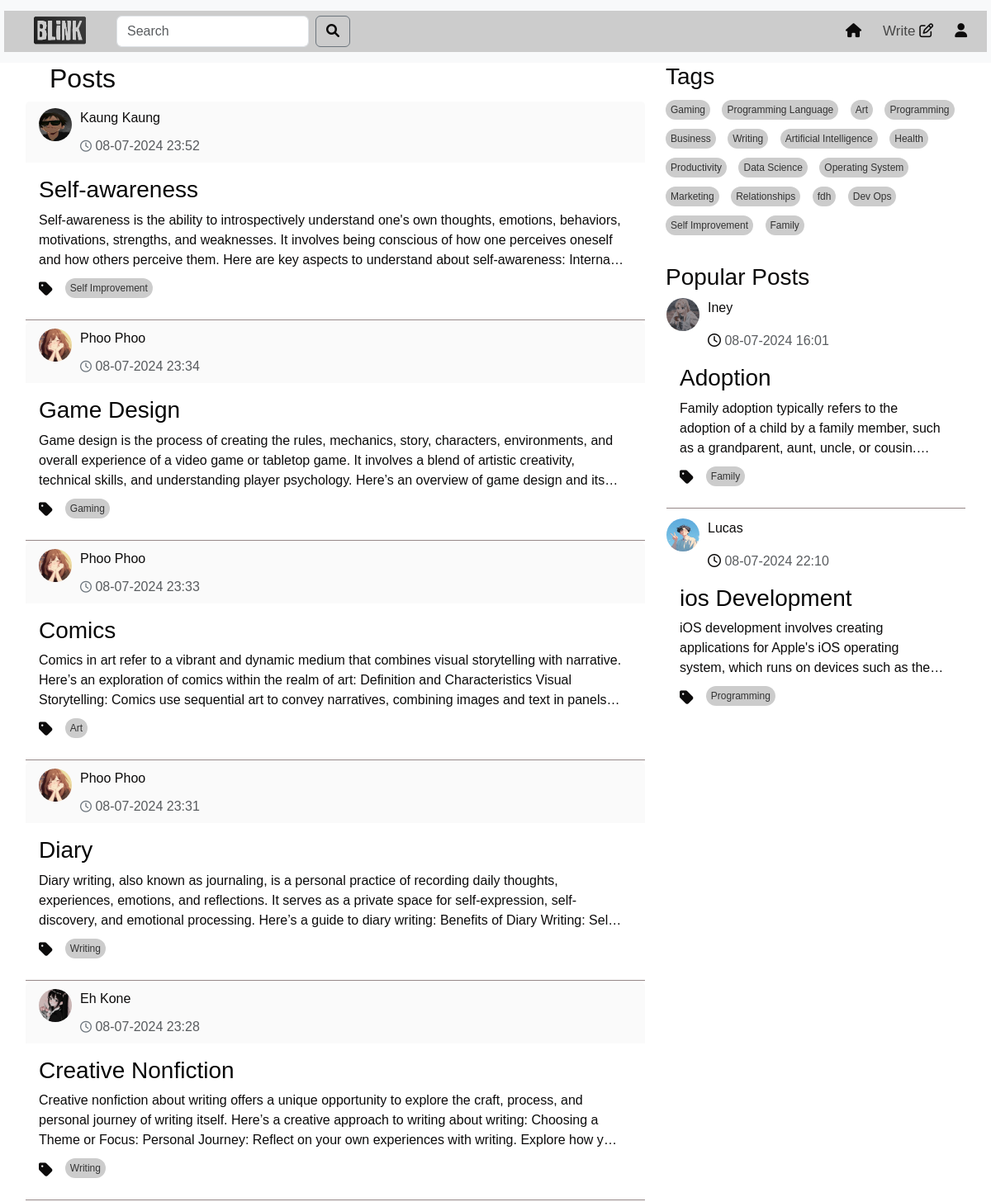
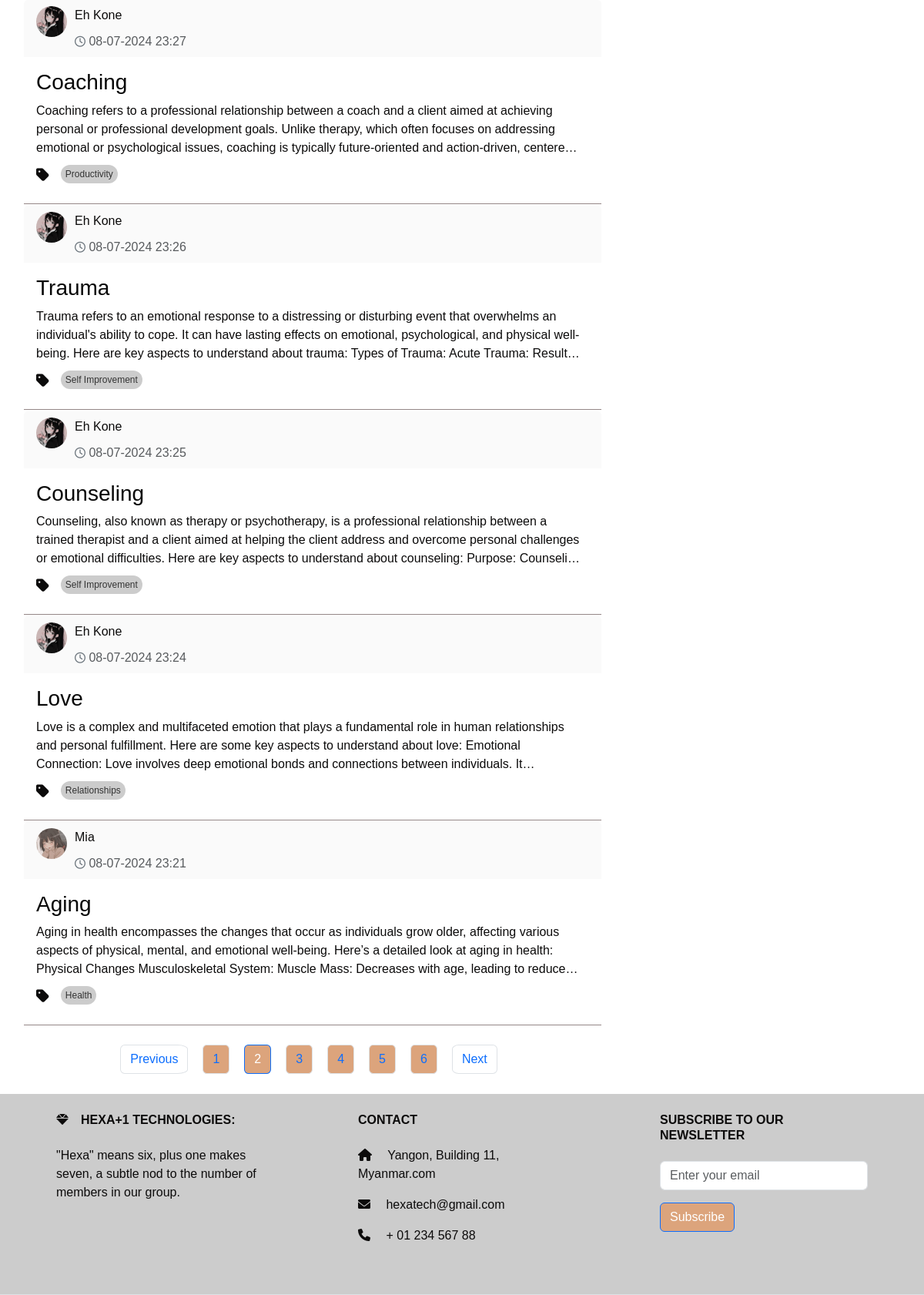
Screenshot of /home?page=2 (signed in) with the database file from the repository (2 pictures, top to bottom).
### models.py (models this page shows, shortened)
class Post(db.Model):
    id = db.Column(db.Integer, primary_key=True)
    title = db.Column(db.Text())
    content = db.Column(db.Text())
    tag = db.Column(db.Text(), nullable=False)
    user_id = db.Column(db.Integer, db.ForeignKey('user.id'), nullable=False)
    created_date = db.Column(db.DateTime,default=datetime.datetime.now)
    likes = db.Column(db.Integer, default=0)
    meta = db.Column(db.Text, nullable=True)
    comments = db.relationship('Comment', backref='post',cascade="all, delete", lazy=True)

class User(UserMixin,db.Model):
    id = db.Column(db.Integer, primary_key=True)
    username = db.Column(db.String(50), unique=True)
    email =db.Column(db.String(50), unique=True)
    password = db.Column(db.String(100))
    bio = db.Column(db.String(50))
    profile_picture = db.Column(db.String(250))
    posts = db.relationship('Post', backref='author', lazy=True)
    comments = db.relationship('Comment', backref='author', lazy=True)

### route.py (the view)
@app.route('/home',methods=['GET', 'POST'])
@login_required
def home(limit=2):
    page = request.args.get('page', 1, type=int)
    per_page = 10  # Number of posts per page
    post = get_posts(page, per_page)  # Assuming you have a function to get paginated posts
    unique_tags = list(set(tag for tag, in Post.query.with_entities(Post.tag).distinct()))
    popular_posts = Post.query.order_by(Post.likes.desc()).limit(limit).all()
    forms=SearchForm()
    query = forms.search.data
    if forms.validate_on_submit():
         search_results = Post.query.filter(Post.title.ilike(f'%{query}%')).all()
         return render_template('search_results.html' ,post=post, search_results =search_results ,
                                form = forms ,popular_posts = popular_posts,tags=unique_tags)
    return render_template("home.html", post=post ,form=forms  ,popular_posts = popular_posts,tags=unique_tags)

### forms.py
class SearchForm(FlaskForm):
    search = StringField('Search ', validators=[DataRequired()])
    submit = SubmitField('Search')

### route.py (called while the page is built)
@login_manager.user_loader
def loader_user(user_id):
    return User.query.get(user_id)

def get_posts(page, per_page, tag=None):
    if tag:
        return Post.query.filter(Post.tag.in_([tag])).paginate(page=page, per_page=per_page, error_out=False)
    return Post.query.order_by(Post.created_date.desc()).paginate(page=page, per_page=per_page, error_out=False)

### templates/home.html (shortened to what this page needs)
<!DOCTYPE html>
<html lang="en">
  <head>
    <link
      href="https://cdn.jsdelivr.net/npm/bootstrap@5.3.3/dist/css/bootstrap.min.css"
      rel="stylesheet"
    />
    <link
      href="https://cdnjs.cloudflare.com/ajax/libs/font-awesome/6.0.0-beta3/css/all.min.css"
      rel="stylesheet"
    />
    <link
      rel="stylesheet"
      href="https://cdnjs.cloudflare.com/ajax/libs/font-awesome/5.15.4/css/all.min.css"
    />
    <link
      href="https://cdnjs.cloudflare.com/ajax/libs/font-awesome/6.0.0-beta3/css/all.min.css"
      rel="stylesheet"
    />
    <link
      href="https://cdn.jsdelivr.net/npm/bootstrap@5.3.3/dist/css/bootstrap.min.css"
      rel="stylesheet"
    />
    <link
      href="https://cdnjs.cloudflare.com/ajax/libs/font-awesome/6.0.0-beta3/css/all.min.css"
      rel="stylesheet"
    />
    <link rel="stylesheet" href="/static/home.css" />
    <link rel="stylesheet" href="/static/topnav.css" />
  </head>
  <body>
    {% include 'topnav.html' %}
    <div class="container">
      <div class="row">
        <div class="col-sm-8">
          <div id="posts-container">
            <h2 style="margin-left:30px"><bold> Posts </bold></h2>
            {% for post in post.items %}
            <div class="card">
              <div
                class="card-header d-flex justify-content-between align-items-center"
              >
                <div class="profile-image">
                  <a
                    class="nav-link"
                    href="{{ url_for('profile',user_id=post.user_id) }}"
                    ><img
                      src="{{ url_for('static', filename='/photo/user_profile/'+post.author.profile_picture) }}"
                      width="60"
                      height="60"
                      alt=""
                  /></a>
                  <div style="width: 300px">
                    <p id="name">
                      <a
                        class="nav-link"
                        href="{{ url_for('profile',user_id=post.user_id) }}"
                        >{{post.author.username}}</a
                      >
                    </p>
                    <p class="text-muted mb-0">
                      <i class="fa-regular fa-clock"></i>
                      {{post.created_date.strftime('%d-%m-%Y %H:%M')}}
                    </p>
                  </div>
                </div>
              </div>
              <div class="card-body">
                <a
                  class="nav-link"
                  href="{{ url_for('full_post',post_id=post.id) }}"
                >
                  <h3 class="card-title">{{post.title}}</h3>
                  <p class="card-text" id="card-description">
                    {{post.meta | safe}}
                  </p>
                  <div class="tags-container">
                    <ul class="list-group list-group-horizontal">
                      <i class="fas fa-tag"></i>
                      <a
                        href="{{ url_for('home_tag',tag=post.tag ) }}"
                        class="tag"
                        >{{post.tag}}
                      </a>
                    </ul>
                  </div>
                </a>
              </div>
              <div
                class="card-end"
                style="border-bottom: #958787 solid 1px"
              ></div>
            </div>
            {% endfor %}
          </div>
          <nav aria-label="Page navigation" class="mt-4">
            <ul class="pagination justify-content-center" style="gap: 10px">
              <li
                class="page-item {% if not post.has_prev %}disabled{% endif %}"
              >
                {% if post.has_prev %}
                <a class="page-link" href="?page={{ post.prev_num }}"
                  >Previous</a
                >
                {% else %}
                <span class="page-link">Previous</span>
                {% endif %}
              </li>
              {% for page_num in post.iter_pages() %} {% if page_num %}
              <li
                class="page-item {% if post.page == page_num %}active{% endif %}"
              >
                <a
                  class="page-link"
                  href="?page={{ page_num }}"
                  style="background-color:  #DCA47C"
                  >{{ page_num }}</a
                >
              </li>
              {% else %}
              <li class="page-item disabled">
                <span class="page-link">...</span>
              </li>
              {% endif %} {% endfor %}
              <li
                class="page-item {% if not post.has_next %}disabled{% endif %}"
              >
                {% if post.has_next %}
                <a class="page-link" href="?page={{ post.next_num }}">Next</a>
                {% else %}
                <span class="page-link">Next</span>
                {% endif %}
              </li>
            </ul>
          </nav>
        </div>
        {% include 'sidenav.html' %}
      </div>
    </div>
    {% include 'footer.html' %}
  </body>
</html>

### templates/sidenav.html (shortened to what this page needs)
<!DOCTYPE html>
<html lang="en">
  <head>
    <link
      href="https://cdn.jsdelivr.net/npm/bootstrap@5.3.3/dist/css/bootstrap.min.css"
      rel="stylesheet"
    />
    <link
      href="https://cdnjs.cloudflare.com/ajax/libs/font-awesome/6.0.0-beta3/css/all.min.css"
      rel="stylesheet"
    />
    <link
      rel="stylesheet"
      href="https://cdnjs.cloudflare.com/ajax/libs/font-awesome/5.15.4/css/all.min.css"
    />
    <link
      href="https://cdnjs.cloudflare.com/ajax/libs/font-awesome/6.0.0-beta3/css/all.min.css"
      rel="stylesheet"
    />
    <link rel="stylesheet" href="/static/home.css" />
  </head>
  <body>
    <div class="col-sm-4 " id="right-column">
      <div class="tags-section">
        <h3>Tags</h3>
        <div class="tags-container">
          {% if tags %} {% for tag in tags %}
          <a href="{{ url_for('home_tag',tag=tag ) }}" class="tag">{{ tag }}</a>
          {% endfor %} {% else %}
          <p>No tags available</p>
          {% endif %}
        </div>
      </div>
      <div class="mt-4">
        <h3>Popular Posts</h3>
        {% for popular_post in popular_posts %}
        <div class="card">
          <div>
            <div class="profile-image">
              <a
                class="nav-link"
                href="{{ url_for('profile',user_id=popular_post.user_id) }}"
                ><img
                  src="{{ url_for('static', filename='/photo/user_profile/'+popular_post.author.profile_picture) }}"
                  width="60"
                  height="60"
                  alt=""
              /></a>
              <div style="width: 300px">
                <p id="name">
                  <a
                    class="nav-link"
                    href="{{ url_for('profile',user_id=popular_post.user_id) }}"
                    >{{popular_post.author.username}}</a
                  >
                </p>
                <p class="text-muted mb-0">
                  <i class="fa-regular fa-clock"></i>
                  {{popular_post.created_date.strftime('%d-%m-%Y %H:%M')}}
                </p>
              </div>
            </div>
          </div>
          <div class="card-body">
            <a
              class="nav-link"
              href="{{ url_for('full_post',post_id=popular_post.id) }}"
            >
              <h3 class="card-title" id="popular">{{popular_post.title}}</h3>
              <p class="card-text" id="card-description">
                {{popular_post.meta |safe }}
              </p>
              <div class="tags-container">
                <ul class="list-group list-group-horizontal">
                  <i class="fas fa-tag"></i>
                  <a
                    href="{{ url_for('home_tag',tag=popular_post.tag ) }}"
                    class="tag"
                    >{{popular_post.tag}}</a
                  >
                </ul>
              </div>
            </a>
          </div>
          <div class="card-end" style="border-bottom: #958787 solid 1px; margin-bottom: 10px;"></div>
        </div>
        {% endfor %}
      </div>
    </div>
  </body>
</html>

### static/home.css (style rules this page uses)
* { color: #0c0b0b; font-family: sans-serif; margin: 0; padding: 0; box-sizing: border-box; }
.container { background: #fff; padding: 0; margin-top: 0; z-index: 1; }
.card { color: #070707; border-color: #ffffff; background-color: #ffffff; }
.card-header { padding: 10px; background-color: #fafafa; border-bottom: 1px solid #ccc; display: flex; align-items: center; border-bottom: none !important; }
.card-header { display: flex; flex-direction: row; justify-content: space-between; align-items: center; padding: 0.5rem 1rem; }
.profile-image { margin-right: 10px; }
.profile-image img { border-radius: 50%; width: 40px; height: 40px; }
.card-header p { margin: 0; }
.card-header i { margin: 0; font-size: 14px; color: #6c757d; }
.card-body { background-color: #ffffff; }
.card-text { overflow: hidden; text-overflow: ellipsis; display: -webkit-box; -webkit-line-clamp: 3; -webkit-box-orient: vertical; transition: -webkit-line-clamp 0.5s ease; }
.profile-image { float: left; display: flex; justify-content: center; margin-right: 1rem; }
.profile-image img { border-radius: 50%; }
#right-column { position: sticky; top: 0; height: 100vh; overflow-y: auto; z-index: 2; }
ul { display: flex; }
.tags-container { margin-top: 10px; }
.fa-tag { font-size: 1.2em; margin-right: 5px; vertical-align: middle; }
.tags-container .tag { background-color: #ccc; color: #333; padding: 3px 6px; margin-right: 10px; border-radius: 20px; text-decoration: none; font-size: 12px; display: inline-block; }

### static/topnav.css (style rules this page uses)
* { color: #0c0b0b; font-family: sans-serif; margin: 0; padding: 0; box-sizing: border-box; }
.container { background: #fff; padding: 0; margin-top: 0; z-index: 1; }
.d-flex { padding-left: 20px; background-color: #ccc; }
.row a { border-radius: 15%; margin-bottom: 10px; margin-right: 10px; }

### rows the page displays
Post: profile_picture (picture), author.username "Kaung Kaung", created_date "08-07-2024 23:52", title "Self-awareness", meta "Self-awareness is the ability to introspectively understand one's own thoughts, emotions, behaviors, motivations, strengths, and weaknesses. It involves being conscious of how one perceives oneself and how others perceive them. Here are key aspects to understand about self-awareness:…", tag "Self Improvement"
Post: profile_picture (picture), author.username "Phoo Phoo", created_date "08-07-2024 23:34", title "Game Design", meta "Game design is the process of creating the rules, mechanics, story, characters, environments, and overall experience of a video game or tabletop game. It involves a blend of artistic creativity, technical skills, and understanding player psychology. Here’s an overview of game design and…", tag "Gaming"
Post: profile_picture (picture), author.username "Phoo Phoo", created_date "08-07-2024 23:33", title "Comics", meta "Comics in art refer to a vibrant and dynamic medium that combines visual storytelling with narrative. Here’s an exploration of comics within the realm of art: Definition and Characteristics Visual Storytelling: Comics use sequential art to convey narratives, combining images and text in…", tag "Art"
Post: profile_picture (picture), author.username "Phoo Phoo", created_date "08-07-2024 23:31", title "Diary", meta "Diary writing, also known as journaling, is a personal practice of recording daily thoughts, experiences, emotions, and reflections. It serves as a private space for self-expression, self-discovery, and emotional processing. Here’s a guide to diary writing: Benefits of Diary…", tag "Writing"
Post: profile_picture (picture), author.username "Eh Kone", created_date "08-07-2024 23:28", title "Creative Nonfiction", meta "Creative nonfiction about writing offers a unique opportunity to explore the craft, process, and personal journey of writing itself. Here’s a creative approach to writing about writing: Choosing a Theme or Focus: Personal Journey: Reflect on your own experiences with writing. Explore how…", tag "Writing"
Post: profile_picture (picture), author.username "Eh Kone", created_date "08-07-2024 23:27", title "Coaching", meta "Coaching refers to a professional relationship between a coach and a client aimed at achieving personal or professional development goals. Unlike therapy, which often focuses on addressing emotional or psychological issues, coaching is typically future-oriented and action-driven,…", tag "Productivity"
Post: profile_picture (picture), author.username "Eh Kone", created_date "08-07-2024 23:26", title "Trauma", meta "Trauma refers to an emotional response to a distressing or disturbing event that overwhelms an individual's ability to cope. It can have lasting effects on emotional, psychological, and physical well-being. Here are key aspects to understand about trauma: Types of Trauma: Acute Trauma:…", tag "Self Improvement"
Post: profile_picture (picture), author.username "Eh Kone", created_date "08-07-2024 23:25", title "Counseling", meta "Counseling, also known as therapy or psychotherapy, is a professional relationship between a trained therapist and a client aimed at helping the client address and overcome personal challenges or emotional difficulties. Here are key aspects to understand about counseling: Purpose:…", tag "Self Improvement"
Post: profile_picture (picture), author.username "Eh Kone", created_date "08-07-2024 23:24", title "Love", meta "Love is a complex and multifaceted emotion that plays a fundamental role in human relationships and personal fulfillment. Here are some key aspects to understand about love: Emotional Connection: Love involves deep emotional bonds and connections between individuals.…", tag "Relationships"
Post: profile_picture (picture), author.username "Mia", created_date "08-07-2024 23:21", title "Aging", meta "Aging in health encompasses the changes that occur as individuals grow older, affecting various aspects of physical, mental, and emotional well-being. Here’s a detailed look at aging in health: Physical Changes Musculoskeletal System: Muscle Mass: Decreases with age, leading to…", tag "Health"
Post: profile_picture (picture), author.username "Iney", created_date "08-07-2024 16:01", title "Adoption", meta "Family adoption typically refers to the adoption of a child by a family member, such as a grandparent, aunt, uncle, or…", tag "Family"
Post: profile_picture (picture), author.username "Lucas", created_date "08-07-2024 22:10", title "ios Development", meta "iOS development involves creating applications for Apple's iOS operating system, which runs on devices such as…", tag "Programming"

### other values shown
{{ page_num }} "1" "2" "3" "4" "5" "6"
{{ tag }} "Gaming" "Programming Language" "Art" "Programming" "Business" "Writing" "Artificial Intelligence" "Health" "Productivity" "Data Science" "Operating System" "Marketing" "Relationships" "fdh" "Dev Ops" "Self Improvement" "Family"
